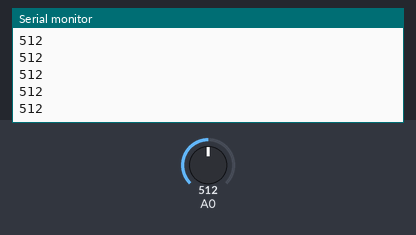
Recording of a sketch running on a simulated Arduino Uno, built with avr-gcc and run on an emulated ATmega328P. Parts: the last lines printed to the serial monitor. The inputs (shaded band) are chosen by the test bench; at power-on: A0 = 512.

Above: at 1.2 s.
1.3 s: A0 set to 435
At 2.1 s:
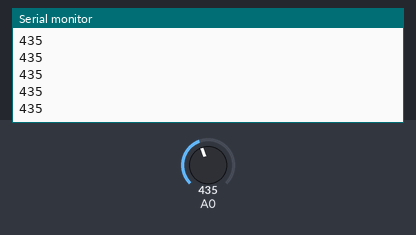
2.8 s: A0 set to 410
At 3.3 s:
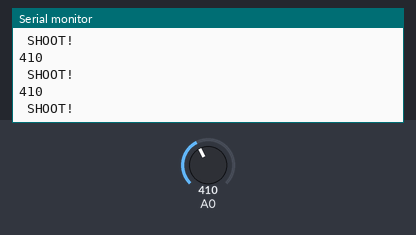
4.3 s: A0 set to 111
At 5.2 s:
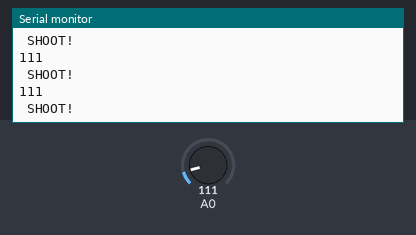
5.8 s: A0 set to 89
At 6.8 s:
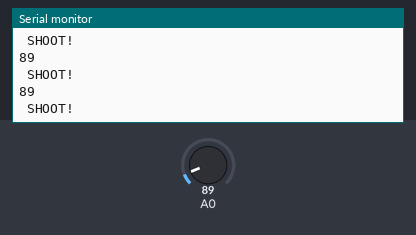
8.8 s: A0 set to 11
At 9.9 s:
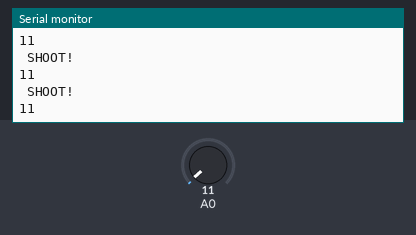
11.8 s: A0 set to 8
At 12.3 s:
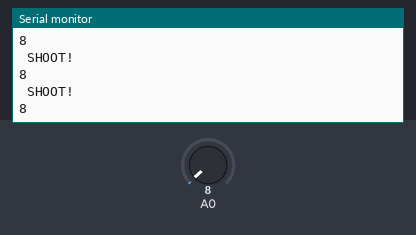
Timing chart, 0 to 14.3 s (numbered marks = the images above; inputs shaded):
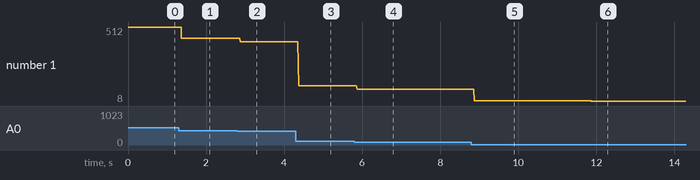

The sketch:

LDR-reading.ino
```cpp
void setup()
{
  Serial.begin(9600);
}

void loop() {

  int sensorValue = analogRead(A0);
  Serial.println(sensorValue);

  if (sensorValue < 420) {
    Serial.println(" SHOOT!");
    digitalWrite(13, HIGH);
  }
  else {
    digitalWrite(13, LOW);
  }

  delay(1);
}
```

Measured:
- the behaviour switches between 420 and 419 on A0 (found by bisection; images 1 and 2)
- after the input at 1.3 s, the serial monitor: prints a new line after 0.07 s (image 1)
- after the input at 2.8 s, the serial monitor: prints a new line after 0.07 s (image 2)
- after the input at 4.3 s, the serial monitor: prints a new line after 0.07 s (image 3)
- after the input at 5.8 s, the serial monitor: prints a new line after 0.07 s (image 4)
- after the input at 8.8 s, the serial monitor: prints a new line after 0.07 s (image 5)
- after the input at 11.8 s, the serial monitor: prints a new line after 0.07 s (image 6)
- plotted number 1: 512 → 435 after the input at 1.3 s, 435 → 410 after the input at 2.8 s, 410 → 111 after the input at 4.3 s, 111 → 89 after the input at 5.8 s, 89 → 11 after the input at 8.8 s
